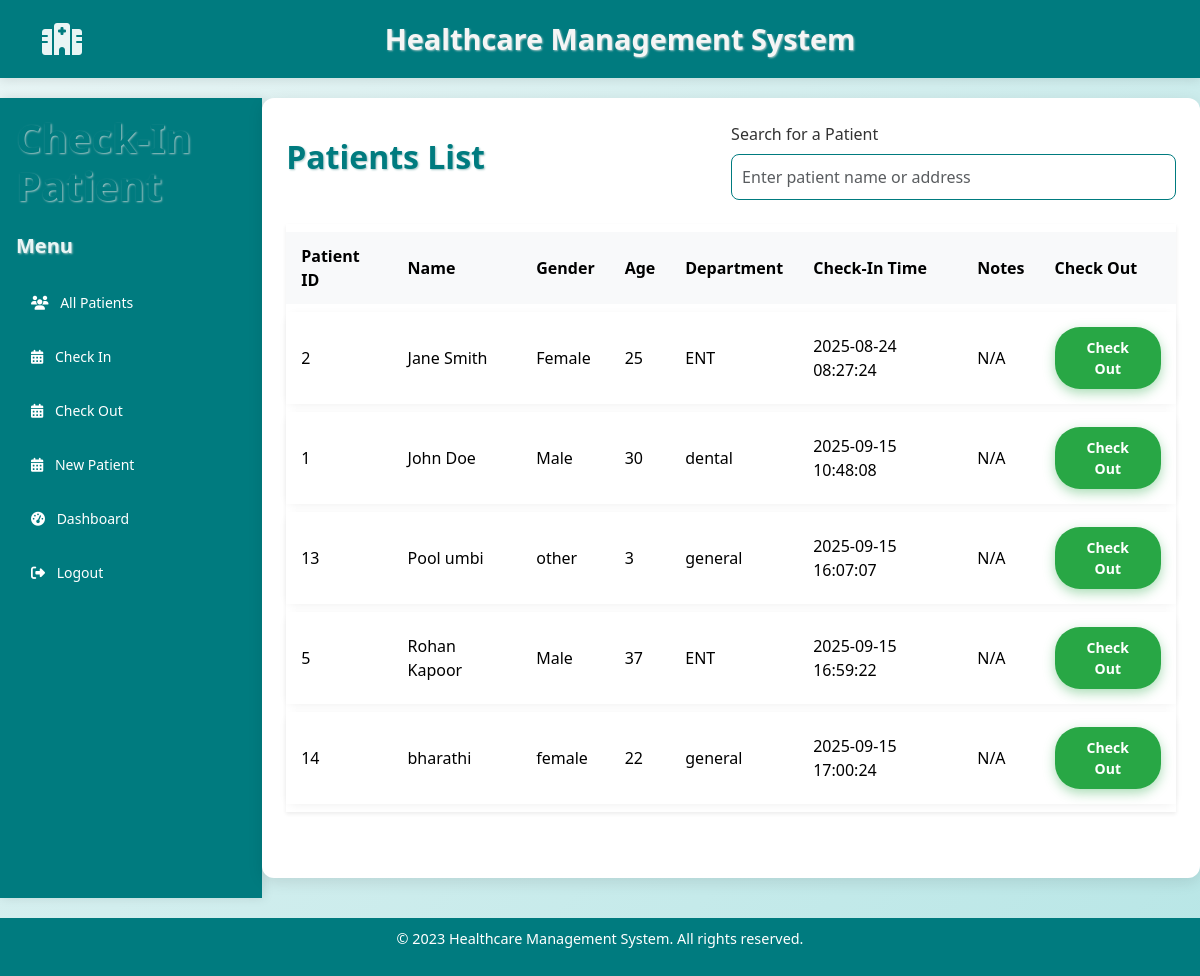
/checkin, run on the app's committed database.
### models.py (models this page shows)
class Patientin(db.Model):
    id = db.Column(db.Integer, primary_key=True)
    patient_id = db.Column(db.Integer, db.ForeignKey('patient.id'), nullable=False)
    check_in_time = db.Column(db.DateTime, default=without_microseconds)
    notes = db.Column(db.String(255))

class Patient(db.Model):
    id = db.Column(db.Integer, primary_key=True)
    name = db.Column(db.String(100), nullable=False)
    gender = db.Column(db.String, nullable=False)
    age = db.Column(db.Integer, nullable=False)
    phone = db.Column(db.Integer, nullable=False)
    address = db.Column(db.String, nullable=False)
    department = db.Column(db.String, nullable=False)

### app.py (the view, shortened to what this page needs)
@app.route('/checkin', methods=['GET', 'POST'])
def checkin_page():
    try:
        shift2 = db.session.query(Patientin, Patient).join(Patient,Patientin.patient_id==Patient.id).all()
        return render_template('checkin.html', patients=shift2)
    except Exception as e:
        print("ERROR in checkin_page:", str(e))
        flash("An error occurred while processing your request", "error")
        return redirect(url_for('index'))

### templates/checkin.html (shortened to what this page needs)
{% extends "base.html" %}
{% block content %}
    <div class="d-flex">
        <nav class="sidebar text-white p-3 vh-100" style="background-color: #007b7f;">
            <h1 class="mb-4">Check-In Patient</h1>
            <h5 class="mb-4">Menu</h5>
            <ul class="nav flex-column">
                <li class="nav-item mb-2"><a href="{{url_for('adminp')}}" class="nav-link text-white"><i class="fas fa-users me-2"></i> All Patients</a></li>
                <li class="nav-item mb-2">
                    <a href="{{ url_for('checkin_page') }}" class="nav-link text-white">
                        <i class="fas fa-calendar-alt me-2"></i> Check In
                    </a>
                </li>
                <li class="nav-item mb-2">
                    <a href="{{ url_for('checkout_page') }}" class="nav-link text-white">
                        <i class="fas fa-calendar-alt me-2"></i> Check Out
                    </a>
                </li>
                <li class="nav-item mb-2">
                    <a href="{{ url_for('patreg') }}" class="nav-link text-white">
                        <i class="fas fa-calendar-alt me-2"></i> New Patient
                    </a>
                </li>
                <li class="nav-item mb-2">
                    <a href="{{ url_for('analytics.analytics_dashboard') }}" class="nav-link text-white">
                        <i class="fas fa-tachometer-alt me-2"></i> Dashboard
                    </a>
                </li>
                <li class="nav-item mb-2">
                    <a href="{{ url_for('logout') }}" class="nav-link text-white">
                        <i class="fas fa-sign-out-alt me-2"></i> Logout
                    </a>
                </li>
            </ul>
        </nav>
        <div class="container-fluid p-4">
            <div class="d-flex justify-content-between align-items-center mb-4">
                <h2>Patients List</h2>
                <div class="w-50">
                    <label class="form-label">Search for a Patient</label>
                    <input type="text" id="searchInput" class="form-control" placeholder="Enter patient name or address">
                </div>
            </div>
            <table class="table table-bordered align-middle shadow-sm">
                <thead class="table-light">
                    <tr>
                        <th>Patient ID</th>
                        <th>Name</th>
                        <th>Gender</th>
                        <th>Age</th>
                        <th>Department</th>
                        <th>Check-In Time</th>
                        <th>Notes</th>
                        <th>Check Out</th>
                    </tr>
                </thead>
                <tbody id="resultsBody">
                    {% for checkin_record, patient in patients %}
                    <tr>
                        <td>{{ patient.id }}</td>
                        <td>{{ patient.name }}</td>
                        <td>{{ patient.gender }}</td>
                        <td>{{ patient.age }}</td>
                        <td>{{ patient.department }}</td>
                        <td>{{ checkin_record.check_in_time }}</td>
                        <td>{{ checkin_record.notes or 'N/A' }}</td>
                        <td>
                            <form action="{{ url_for('checkout_page') }}" method="POST" style="display:inline;">
                                <button type="submit" class="btn btn-success btn-sm">Check Out</button>
                            </form>
                        </td>
                    </tr>
                    {% endfor %}
                </tbody>
            </table>
        </div>
    </div>
{% endblock %}

### templates/base.html (shortened to what this page needs)
<!DOCTYPE html>
<html lang="en">
<head>
    <link href="https://cdn.jsdelivr.net/npm/bootstrap@5.3.3/dist/css/bootstrap.min.css" rel="stylesheet">
    <link rel="stylesheet" href="{{ url_for('static', filename='style.css') }}">
    <link rel="stylesheet" href="https://cdnjs.cloudflare.com/ajax/libs/font-awesome/6.4.0/css/all.min.css">
</head>
<body>
    <header class="header">
        <div class="container">
            <div class="logo">
                <i class="fas fa-hospital"></i>
            </div>
            <h1>Healthcare Management System</h1>
        </div>
    </header>
    <main class="main-content">
        {% block content %}{% endblock %}
    </main>
    <footer class="footer">
        <div class="container">
            <p>&copy; 2023 Healthcare Management System. All rights reserved.</p>
        </div>
    </footer>
</body>
</html>

### static/style.css (style rules this page uses)
body { background-color: #f8f9fa; font-family: 'Segoe UI', sans-serif; }
.sidebar { width: 330px; }
.sidebar .nav-item { cursor: pointer; font-size: 14px; }
.table td, .table th { vertical-align: middle; }

### templates/base.html (style rules this page uses)
body { background: linear-gradient(135deg, #e9f5f5 0%, #b8e6e6 100%); font-family: 'Segoe UI', Tahoma, Geneva, Verdana, sans-serif; color: #333; margin: 0; padding: 0; min-height: 100vh; display: flex; flex-direction: column; }
.header { background-color: #007b7f; color: white; padding: 15px 0; box-shadow: 0 2px 10px rgba(0,0,0,0.1); }
.header .container { display: flex; justify-content: space-between; align-items: center; }
.header h1 { margin: 0; font-size: 1.8rem; font-weight: 700; color: whitesmoke; }
.header .logo { font-size: 2rem; color: #e9f5f5; }
.footer { background-color: #007b7f; color: white; text-align: center; padding: 10px 0; margin-top: auto; font-size: 0.9rem; }
.main-content { flex: 1; padding: 20px 0; }
h1, h2, h3, h4, h5, h6 { color: #007b7f; font-weight: 700; text-shadow: 1px 1px 2px #a0c4c4; }
.container-fluid { max-width: 1200px; background: white; border-radius: 12px; box-shadow: 0 4px 15px rgba(0,0,0,0.1); padding: 30px; margin: 0 auto 20px auto; }
.sidebar { background-color: #007b7f; color: white; min-height: 100vh; padding: 20px; box-shadow: 2px 0 10px rgba(0,0,0,0.1); }
.sidebar h5 { color: #e9f5f5; font-weight: 600; margin-bottom: 20px; }
.sidebar .nav-link { color: #e9f5f5; font-weight: 500; padding: 10px 15px; border-radius: 8px; transition: background-color 0.3s ease; margin-bottom: 5px; }
.btn-success { background-color: #28a745; border: none; border-radius: 25px; padding: 10px 20px; font-weight: 600; box-shadow: 0 4px 12px rgba(40,167,69,0.4); transition: background-color 0.3s ease; }
.table { border-collapse: separate; border-spacing: 0 8px; width: 100%; }
.table thead tr { background-color: #007b7f; color: white; font-weight: 600; border-radius: 12px; }
.table thead th { padding: 12px 15px; text-align: left; border: none; }
.table tbody tr { background-color: #f0f8f8; border-radius: 12px; box-shadow: 0 2px 8px rgba(0,0,0,0.05); transition: background-color 0.3s ease; }
.table tbody td { padding: 15px; vertical-align: middle; font-size: 1rem; border: none; }
.form-control { border-radius: 8px; border: 1px solid #007b7f; padding: 10px; }

### data on the page
Patientin: id "2", name "Jane Smith", gender "Female", age "25", department "ENT", check_in_time "2025-08-24 08:27:24", notes "N/A"
Patientin: id "1", name "John Doe", gender "Male", age "30", department "dental", check_in_time "2025-09-15 10:48:08", notes "N/A"
Patientin: id "13", name "Pool umbi", gender "other", age "3", department "general", check_in_time "2025-09-15 16:07:07", notes "N/A"
Patientin: id "5", name "Rohan Kapoor", gender "Male", age "37", department "ENT", check_in_time "2025-09-15 16:59:22", notes "N/A"
Patientin: id "14", name "bharathi", gender "female", age "22", department "general", check_in_time "2025-09-15 17:00:24", notes "N/A"
